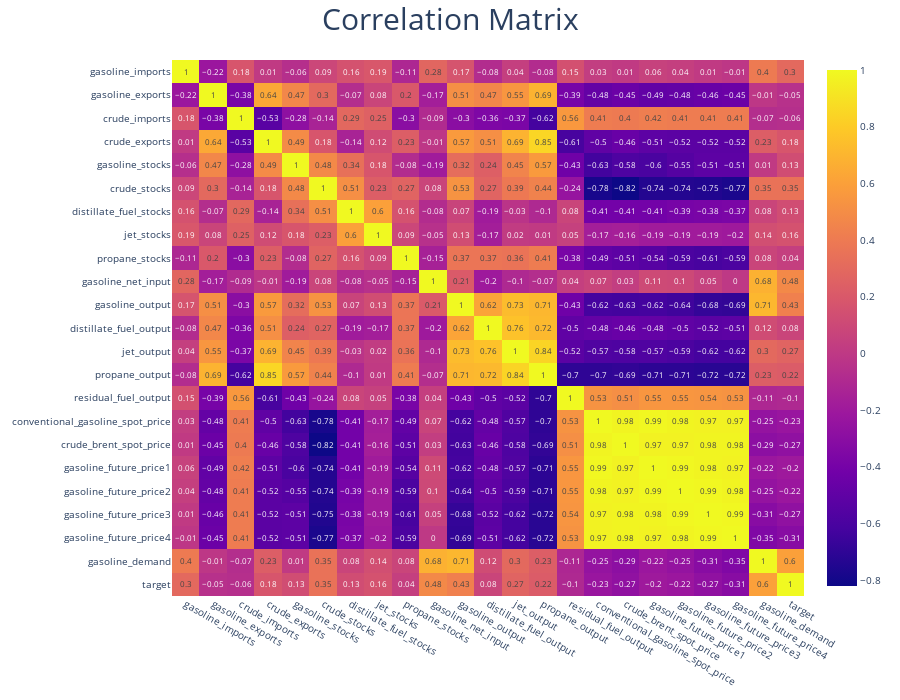

Notebook source saved alongside this figure:
### Code cell
fig = px.imshow(np.round(corr,2), text_auto=True, aspect="auto")
fig.update_layout(title='Correlation Matrix', height=700,font_size=10, title_font_size=30, title_x=0.5)
fig.show()

### Figure 1 — Plotly figure (JSON) as saved in the notebook; plotly's stock layout.template omitted (floating-point values rounded to 4 significant figures; data arrays with more than 128 entries replaced by an {"elided": "..."} marker saying what was removed)
{"data": [{"coloraxis": "coloraxis", "hovertemplate": "x: %{x}<br>y: %{y}<br>color: %{z}<extra></extra>", "name": "0", "texttemplate": "%{z}", "type": "heatmap", "x": ["gasoline_imports", "gasoline_exports", "crude_imports", "crude_exports", "gasoline_stocks", "crude_stocks", "distillate_fuel_stocks", "jet_stocks", "propane_stocks", "gasoline_net_input", "gasoline_output", "distillate_fuel_output", "jet_output", "propane_output", "residual_fuel_output", "conventional_gasoline_spot_price", "crude_brent_spot_price", "gasoline_future_price1", "gasoline_future_price2", "gasoline_future_price3", "gasoline_future_price4", "gasoline_demand", "target"], "xaxis": "x", "y": ["gasoline_imports", "gasoline_exports", "crude_imports", "crude_exports", "gasoline_stocks", "crude_stocks", "distillate_fuel_stocks", "jet_stocks", "propane_stocks", "gasoline_net_input", "gasoline_output", "distillate_fuel_output", "jet_output", "propane_output", "residual_fuel_output", "conventional_gasoline_spot_price", "crude_brent_spot_price", "gasoline_future_price1", "gasoline_future_price2", "gasoline_future_price3", "gasoline_future_price4", "gasoline_demand", "target"], "yaxis": "y", "z": {"elided": "23x23 float values"}}], "layout": {"coloraxis": {"colorscale": [[0, "#0d0887"], [0.1111, "#46039f"], [0.2222, "#7201a8"], [0.3333, "#9c179e"], [0.4444, "#bd3786"], [0.5556, "#d8576b"], [0.6667, "#ed7953"], [0.7778, "#fb9f3a"], [0.8889, "#fdca26"], [1, "#f0f921"]]}, "font": {"size": 10}, "height": 700, "margin": {"t": 60}, "title": {"font": {"size": 30}, "text": "Correlation Matrix", "x": 0.5}, "xaxis": {"anchor": "y", "domain": [0, 1]}, "yaxis": {"anchor": "x", "autorange": "reversed", "domain": [0, 1]}}}
